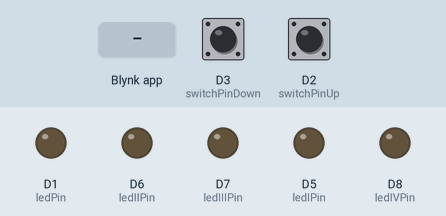
Simulated run of this sketch. Board: ESP8266 (NodeMCU). Shown: output pins drawn as LEDs (lit = HIGH). Dashed ring = blinking. Inputs (shaded band) come from the test bench; at power-on: D2 (switchPinUp) HIGH, D3 (switchPinDown) HIGH. WiFi joins after 1.5 s; servers stay silent unless stated.

Above: at 3.0 s.
3.1 s: Blynk app writes 1 to V3
At 3.4 s:
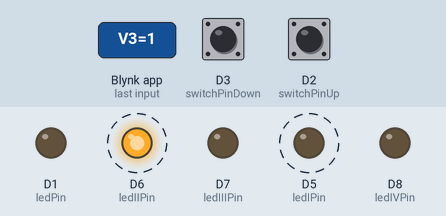
6.1 s: D2 (switchPinUp) pulled LOW for 1 s
At 8.05 s:
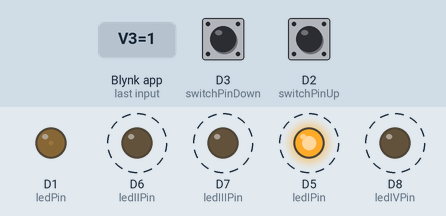
9.3 s: Blynk app writes 1 to V0
12.3 s: D3 (switchPinDown) pulled LOW for 1 s
At 14.1 s:
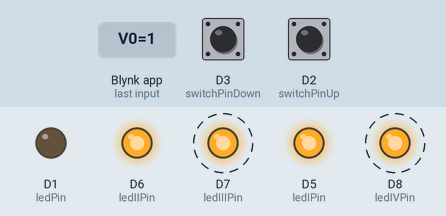
16.1 s: D2 (switchPinUp) pulled LOW for 0.15 s
At 17.4 s:
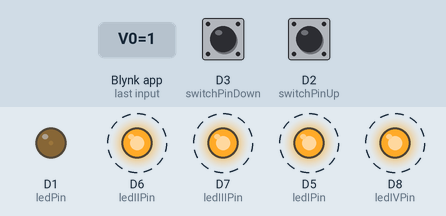
19.1 s: D3 (switchPinDown) pulled LOW for 3.2 s
At 21.1 s:
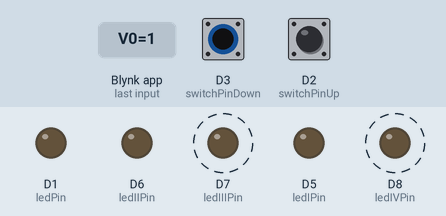
Timing chart, 0 to 24.8 s (numbered marks = the images above; inputs shaded):
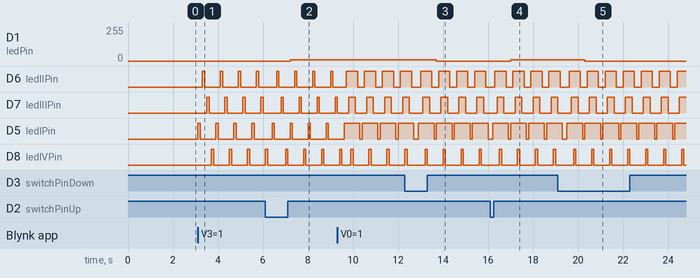

The sketch:

switchModeLED_phone.ino
```cpp
#include <BlynkSimpleEsp8266.h>
#include <ESP8266WiFi.h>

#define BLYNK_PRINT Serial
#define ESP8266_BAUD 115200

#define BLYNK_TEMPLATE_ID "TMPL6K6eLRXDW"
#define BLYNK_TEMPLATE_NAME "brightnessLED"

char auth[] =  "KHfQR_QrZxpynJn2n-LbkzO8SCDMpOqg";

char ssid[] = "G";
char pass[] = "123654789";

const int ledPin = D1;
const int switchPinUp = D2;
const int switchPinDown = D3;

const int ledIPin = D5;
const int ledIIPin = D6;
const int ledIIIPin = D7;
const int ledIVPin = D8;

int brightness = 0;
int brightnessIncrement = 10;

bool modeRunning = false;
int currentMode = 0;

void setup() {
  pinMode(switchPinUp, INPUT);
  pinMode(switchPinDown, INPUT);
  pinMode(ledPin, OUTPUT);

  Blynk.begin(auth, ssid, pass);

  pinMode(ledIPin, OUTPUT);
  pinMode(ledIIPin, OUTPUT);
  pinMode(ledIIIPin, OUTPUT);
  pinMode(ledIVPin, OUTPUT);

  Blynk.virtualWrite(V3, 0);
  Blynk.virtualWrite(V4, 0);
  Blynk.virtualWrite(V0, 0);
}

void loop() {
  Blynk.run();
  if (digitalRead(switchPinUp) == LOW && brightness < 255) {
    brightness = brightness + brightnessIncrement;
    // Blynk.virtualWrite(V0, brightness);
    delay(100);
    if(brightness > 255) {
      brightness = 255;
    }
  }

  if (digitalRead(switchPinDown) == LOW && brightness > 0) {
    brightness = brightness - brightnessIncrement;
    // Blynk.virtualWrite(V0, brightness);
    delay(100);
    if (brightness < 0) {
      brightness = 0;
    }
  }

  if (modeRunning) {
    switch (currentMode) {
      case 1:
        modeI();
        break;
      case 2:
        modeII();
        break;
      case 3:
        modeIII();
        break;
      default:
        // If an unknown mode is selected, stop the mode
        modeRunning = false;
        break;
    }
  }

  analogWrite(ledPin, brightness);
}

BLYNK_WRITE(V1){
  brightness = brightness + brightnessIncrement;
  // Blynk.virtualWrite(V0, brightness);
  delay(100);
    if(brightness > 255) {
      brightness = 255;
    }
  analogWrite (ledPin, brightness);
}

BLYNK_WRITE(V2){
  brightness = brightness - brightnessIncrement;
  // Blynk.virtualWrite(V0, brightness);
  delay(100);
    if(brightness < 0) {
      brightness = 0;
    }
  analogWrite (ledPin, brightness);
}

//modeI
void modeI() {
  digitalWrite(ledIPin, HIGH);
  delay(100);
  digitalWrite(ledIPin, LOW);
  delay(100);
  digitalWrite(ledIIPin, HIGH);
  delay(100);
  digitalWrite(ledIIPin, LOW);
  delay(100);
  digitalWrite(ledIIIPin, HIGH);
  delay(100);
  digitalWrite(ledIIIPin, LOW);
  delay(100);
  digitalWrite(ledIVPin, HIGH);
  delay(100);
  digitalWrite(ledIVPin, LOW);
  delay(100);
}

//modeII
void modeII() {
  digitalWrite(ledIVPin, HIGH);
  delay(100);
  digitalWrite(ledIVPin, LOW);
  delay(100);
  digitalWrite(ledIIIPin, HIGH);
  delay(100);
  digitalWrite(ledIIIPin, LOW);
  delay(100);
  digitalWrite(ledIIPin, HIGH);
  delay(100);
  digitalWrite(ledIIPin, LOW);
  delay(100);
  digitalWrite(ledIPin, HIGH);
  delay(100);
  digitalWrite(ledIPin, LOW);
  delay(100);
}

//modeIII
void modeIII() {
  digitalWrite(ledIPin, HIGH);
  delay(100);
  digitalWrite(ledIIPin, HIGH);
  delay(100);
  digitalWrite(ledIIIPin, HIGH);
  delay(100);
  digitalWrite(ledIVPin, HIGH);
  delay(100);
  digitalWrite(ledIVPin, LOW);
  delay(100);
  digitalWrite(ledIIIPin, LOW);
  delay(100);
  digitalWrite(ledIIPin, LOW);
  delay(100);
  digitalWrite(ledIPin, LOW);
  delay(100);
}

BLYNK_WRITE(V3) {
  if (param.asInt() == 1) {
    currentMode = 1;
    modeRunning = true;
  } else {
    modeRunning = false;
  }
}

BLYNK_WRITE(V4) {
  if (param.asInt() == 1) {
    currentMode = 2;
    modeRunning = true;
  } else {
    modeRunning = false;
  }
}

BLYNK_WRITE(V0) {
  if (param.asInt() == 1) {
    currentMode = 3;
    modeRunning = true;
  } else {
    modeRunning = false;
  }
}
```

Measured:
- after the input at 3.1 s, D6 (ledIIPin): alternates HIGH for 0.10 s and LOW for 0.70 s, starting after 0.20 s; D7 (ledIIIPin): alternates HIGH for 0.10 s and LOW for 0.70 s, starting after 0.40 s
- after the input at 6.1 s, D1 (ledPin): 0/255 → 10/255 after 1.1 s
- after the input at 12.3 s, D1 (ledPin): 10/255 → 0/255 after 1.4 s
- after the input at 16.1 s, D1 (ledPin): 0/255 → 10/255 after 0.90 s
- after the input at 19.1 s, D1 (ledPin): 10/255 → 0/255 after 1.2 s
